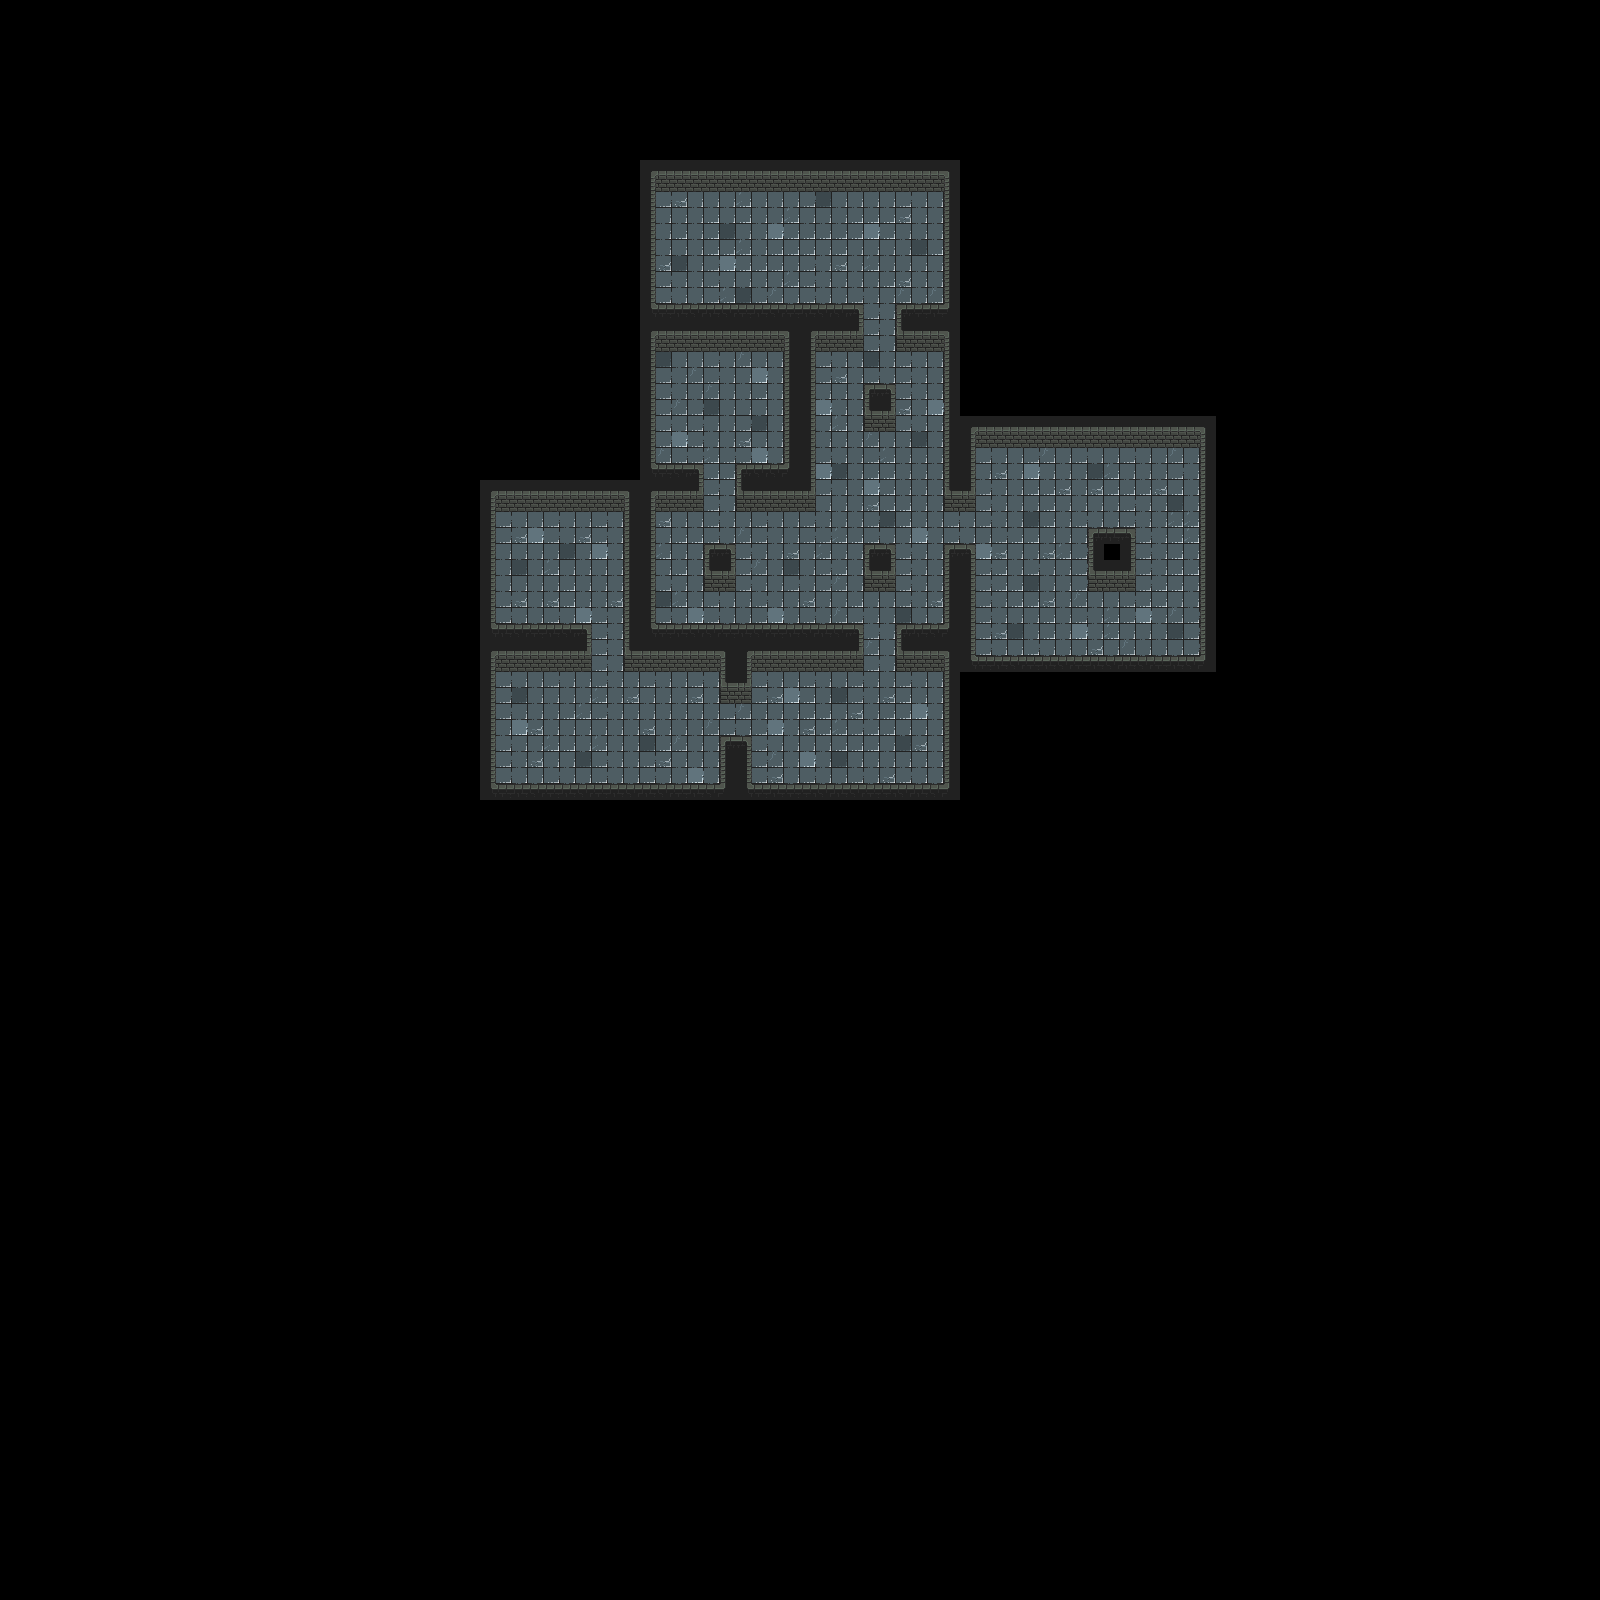

A 2D game scene composited from a Tiled map and its tileset images. What follows is a short description and the map's XML, with each tile layer's data collapsed to a summary:
An orthogonal 100x100 tile map with 16x16 px tiles, 3 tile layers (Ground, SideWalls, Walls), 9 tilesets and 52 objects.

<map version="1.10" tiledversion="1.10.1" orientation="orthogonal" renderorder="right-down" width="100" height="100" tilewidth="16" tileheight="16" infinite="0" nextlayerid="20" nextobjectid="430">
 <editorsettings>
  <export target="../../TileSets/Ebene-02.json" format="json" />
 </editorsettings>
 <tileset firstgid="1" name="Ebene1" tilewidth="16" tileheight="16" tilecount="30" columns="6">
  <image source="../../images/Tilesets/TileSetEbene1.png" width="96" height="80" />
  <tile id="0">
   <properties>
    <property name="collides" type="bool" value="false" />
   </properties>
  </tile>
  <tile id="1">
   <properties>
    <property name="collides" type="bool" value="false" />
   </properties>
  </tile>
  <tile id="2">
   <properties>
    <property name="collides" type="bool" value="false" />
   </properties>
  </tile>
  <tile id="3">
   <properties>
    <property name="collides" type="bool" value="false" />
   </properties>
  </tile>
  <tile id="4">
   <properties>
    <property name="collides" type="bool" value="false" />
   </properties>
  </tile>
  <tile id="5">
   <properties>
    <property name="collides" type="bool" value="false" />
   </properties>
  </tile>
  <tile id="6">
   <properties>
    <property name="collides" type="bool" value="false" />
   </properties>
  </tile>
  <tile id="7">
   <properties>
    <property name="collides" type="bool" value="true" />
   </properties>
  </tile>
  <tile id="8">
   <properties>
    <property name="collides" type="bool" value="false" />
   </properties>
  </tile>
  <tile id="9">
   <properties>
    <property name="collides" type="bool" value="false" />
   </properties>
  </tile>
  <tile id="10">
   <properties>
    <property name="collides" type="bool" value="true" />
   </properties>
  </tile>
  <tile id="11">
   <properties>
    <property name="collides" type="bool" value="false" />
   </properties>
  </tile>
  <tile id="12">
   <properties>
    <property name="collides" type="bool" value="true" />
   </properties>
  </tile>
  <tile id="13">
   <properties>
    <property name="collides" type="bool" value="true" />
   </properties>
  </tile>
  <tile id="14">
   <properties>
    <property name="collides" type="bool" value="true" />
   </properties>
  </tile>
  <tile id="15">
   <properties>
    <property name="collides" type="bool" value="true" />
   </properties>
  </tile>
  <tile id="16">
   <properties>
    <property name="collides" type="bool" value="true" />
   </properties>
  </tile>
  <tile id="17">
   <properties>
    <property name="collides" type="bool" value="true" />
   </properties>
  </tile>
  <tile id="18">
   <properties>
    <property name="collides" type="bool" value="true" />
   </properties>
  </tile>
  <tile id="19">
   <properties>
    <property name="collides" type="bool" value="true" />
   </properties>
  </tile>
  <tile id="20">
   <properties>
    <property name="collides" type="bool" value="true" />
   </properties>
  </tile>
  <tile id="21">
   <properties>
    <property name="collides" type="bool" value="true" />
   </properties>
  </tile>
  <tile id="22">
   <properties>
    <property name="collides" type="bool" value="true" />
   </properties>
  </tile>
  <tile id="23">
   <properties>
    <property name="collides" type="bool" value="true" />
   </properties>
  </tile>
  <tile id="24">
   <properties>
    <property name="collides" type="bool" value="true" />
   </properties>
  </tile>
  <tile id="25">
   <properties>
    <property name="collides" type="bool" value="true" />
   </properties>
  </tile>
  <tile id="26">
   <properties>
    <property name="collides" type="bool" value="true" />
   </properties>
  </tile>
  <tile id="27">
   <properties>
    <property name="collides" type="bool" value="true" />
   </properties>
  </tile>
  <tile id="28">
   <properties>
    <property name="collides" type="bool" value="false" />
   </properties>
  </tile>
  <tile id="29">
   <properties>
    <property name="collides" type="bool" value="false" />
   </properties>
  </tile>
 </tileset>
 <tileset firstgid="31" name="Slime_idle-Sheet" tilewidth="16" tileheight="16" tilecount="2" columns="2">
  <image source="../../sprites/enemy1/Slime_idle-Sheet.png" width="32" height="16" />
 </tileset>
 <tileset firstgid="33" name="normal_Chest" tilewidth="16" tileheight="16" tilecount="5" columns="5">
  <image source="../../sprites/Objects/chests/normal_Chest-Sheet.png" width="80" height="16" />
 </tileset>
 <tileset firstgid="38" name="Small_LightPillar_Sphere" tilewidth="16" tileheight="16" tilecount="1" columns="1">
  <image source="../../sprites/Icons/Small_LightPillar_Sphere.png" width="16" height="16" />
 </tileset>
 <tileset firstgid="39" name="Small_LightPillar-Sheet" tilewidth="16" tileheight="24" tilecount="9" columns="9">
  <image source="../../sprites/Objects/lightPillar/Small_LightPillar-Sheet.png" width="144" height="24" />
 </tileset>
 <tileset firstgid="48" name="Slime2_idle-Sheet" tilewidth="16" tileheight="16" tilecount="2" columns="2">
  <image source="../../sprites/enemy2/Slime2_idle-Sheet.png" width="32" height="16" />
 </tileset>
 <tileset firstgid="50" name="Slime3_idle-Sheet" tilewidth="16" tileheight="16" tilecount="2" columns="2">
  <image source="../../sprites/enemy3/Slime3_idle-Sheet.png" width="32" height="16" />
 </tileset>
 <tileset firstgid="52" name="hearth_Chest-Sheet" tilewidth="16" tileheight="16" tilecount="5" columns="5">
  <image source="../../sprites/Objects/chests/hearth_Chest-Sheet.png" width="80" height="16" />
 </tileset>
 <tileset firstgid="57" name="Stairs" tilewidth="16" tileheight="16" tilecount="1" columns="1">
  <image source="../../sprites/Objects/stairs/Stairs.png" width="16" height="16" />
 </tileset>
 <layer id="3" name="Ground" width="100" height="100" locked="1">
  <data>[10000 cells, 810 non-empty, 10 distinct tile ids]</data>
 </layer>
 <layer id="2" name="SideWalls" width="100" height="100">
  <data>[10000 cells, 97 non-empty, 3 distinct tile ids]</data>
 </layer>
 <layer id="5" name="Walls" width="100" height="100">
  <data>[10000 cells, 445 non-empty, 18 distinct tile ids]</data>
 </layer>
 <objectgroup id="11" name="LightPillars">
  <object id="397" gid="39" x="1056" y="464" width="16" height="24" />
  <object id="398" gid="39" x="1088" y="608" width="16" height="24" />
  <object id="399" gid="39" x="768" y="528" width="16" height="24" />
  <object id="400" gid="39" x="896" y="368" width="16" height="24" />
  <object id="401" gid="39" x="512" y="720" width="16" height="24" />
  <object id="402" gid="39" x="688" y="688" width="16" height="24" />
  <object id="403" gid="39" x="752" y="784" width="16" height="24" />
  <object id="404" gid="39" x="928" y="480" width="16" height="24" />
  <object id="405" gid="39" x="656" y="288" width="16" height="24" />
  <object id="406" gid="39" x="928" y="304" width="16" height="24" />
  <object id="408" gid="39" x="832" y="688" width="16" height="24" />
  <object id="409" gid="39" x="928" y="624" width="16" height="24" />
  <object id="423" gid="39" x="1136" y="496" width="16" height="24" />
 </objectgroup>
 <objectgroup id="13" name="SmallSpheres" locked="1">
  <object id="411" gid="38" x="992" y="496" width="16" height="16" />
  <object id="412" gid="38" x="832" y="496" width="16" height="16" />
  <object id="413" gid="38" x="784" y="592" width="16" height="16" />
  </objectgroup>
 <objectgroup id="12" name="NormalChests" locked="1">
  <!-- 8 objects omitted --></objectgroup>
 <objectgroup id="18" name="HearthChests" locked="1">
  <!-- 1 objects omitted --></objectgroup>
 <objectgroup id="14" name="Slimes" locked="1">
  <!-- 13 objects omitted --></objectgroup>
 <objectgroup id="15" name="Slimes2" locked="1">
  <!-- 3 objects omitted --></objectgroup>
 <objectgroup id="16" name="Slimes3" locked="1" />
 <objectgroup id="19" name="Stairs" locked="1">
  <!-- 1 objects omitted --></objectgroup>
</map>
<!-- 36 of 52 objects omitted -->
